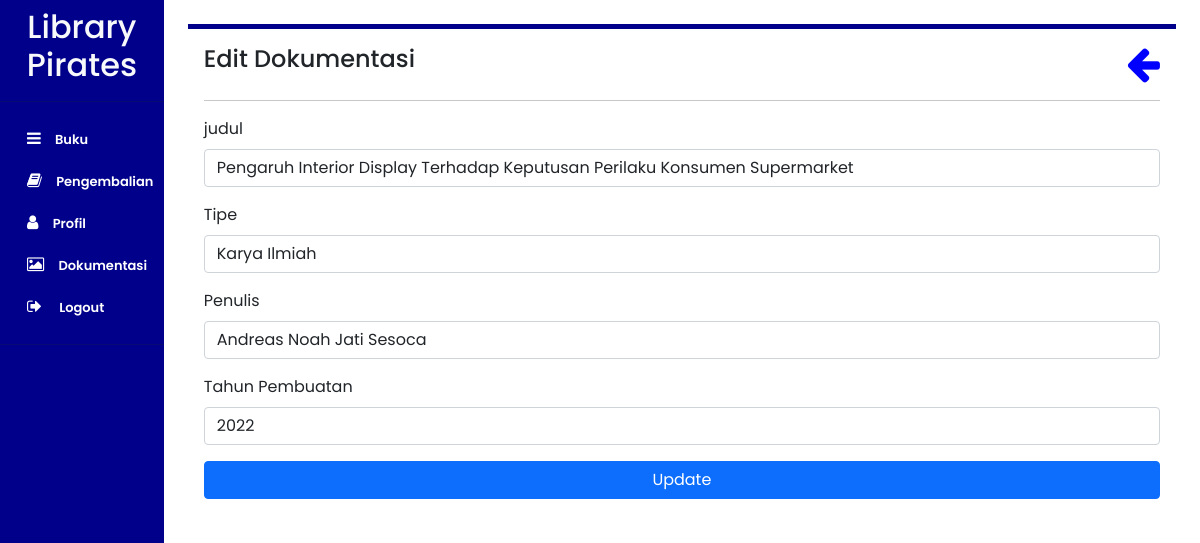
Screenshot of /page/editDokumentasiPage.php?id=1 (signed in) with the database file from the repository.
### tables this page shows
CREATE TABLE `dokumentasi` (
  `id` int(11) NOT NULL,
  `judul` varchar(255) NOT NULL,
  `tipe_karya` varchar(255) NOT NULL,
  `penulis` varchar(255) NOT NULL,
  `tahun_pembuatan` varchar(255) NOT NULL
);

### page/editDokumentasiPage.php (the view, shortened to what this page needs)
<?php
    include '../component/sidebar.php'
?>
<div class="container p-3 m-4 h-100" style="background-color: #FFFFFF; border-top: 5px
        solid #00008B; boxshadow: 0 4px 8px 0 rgba(0, 0, 0, 0.2), 0 6px 20px 0 rgba(0, 0, 0,
        0.19);">
    <div class="body d-flex justify-content-between">
        <h4>Edit Dokumentasi</h4>
        <a href="../process/BackProcess.php?id='.$data['id'].'">
            <i style="color: blue" class="fa fa-arrow-left fa-3x"></i>
        </a>
    </div>
    <hr>
    <?php
        include ('../db.php');
        $id = $_GET['id'];
        $query_mysql = mysqli_query($con, "SELECT * FROM dokumentasi WHERE id='$id'")
        or die(mysqli_error());
        while($row = mysqli_fetch_array($query_mysql)){
	?>
    <form action="../process/editDokumentasiProcess.php" method="post">
        <div class="mb-3">
            <label for="exampleInputPassword1" class="form-label">judul</label>
            <input class="form-control" id="judul" name="judul" value="<?php echo $row['judul'] ?>" >
        </div>
        <div class="mb-3">
            <label for="exampleInputEmail1" class="form-label">Tipe</label>
            <input class="form-control" id="tipe" name="tipe" value="<?php  echo  $row['tipe_karya'] ?>" >
        </div>
        <div class="mb-3">
            <label for="exampleInputEmail1" class="form-label">Penulis</label>
            <input class="form-control" id="penulis" name="penulis" value="<?php  echo  $row['penulis'] ?>" >
        </div>
        <div class="mb-3">
            <label for="exampleInputEmail1" class="form-label">Tahun Pembuatan</label>
            <input class="form-control" id="tahun" name="tahun" value="<?php echo $row['tahun_pembuatan'] ?>" >
        </div>
        <div class="d-grid gap-2">
            <button type="submit" class="btn btn-primary" name="Update">Update</button>
        </div>
    </form>
    <?php } ?>
</div>

### style.css (style rules this page uses)
* { font-family: "Poppins"; }

### component/sidebar.php (style rules this page uses)
* { font-family: "Poppins"; }
a { padding-left: 10px; font-size: 13px; text-decoration: none; color: white; }
i { color:white; }

### rows the page displays
dokumentasi: judul "Pengaruh Interior Display Terhadap Keputusan Perilaku Konsumen Supermarket", tipe "Karya Ilmiah", penulis "Andreas Noah Jati Sesoca", tahun "2022"
